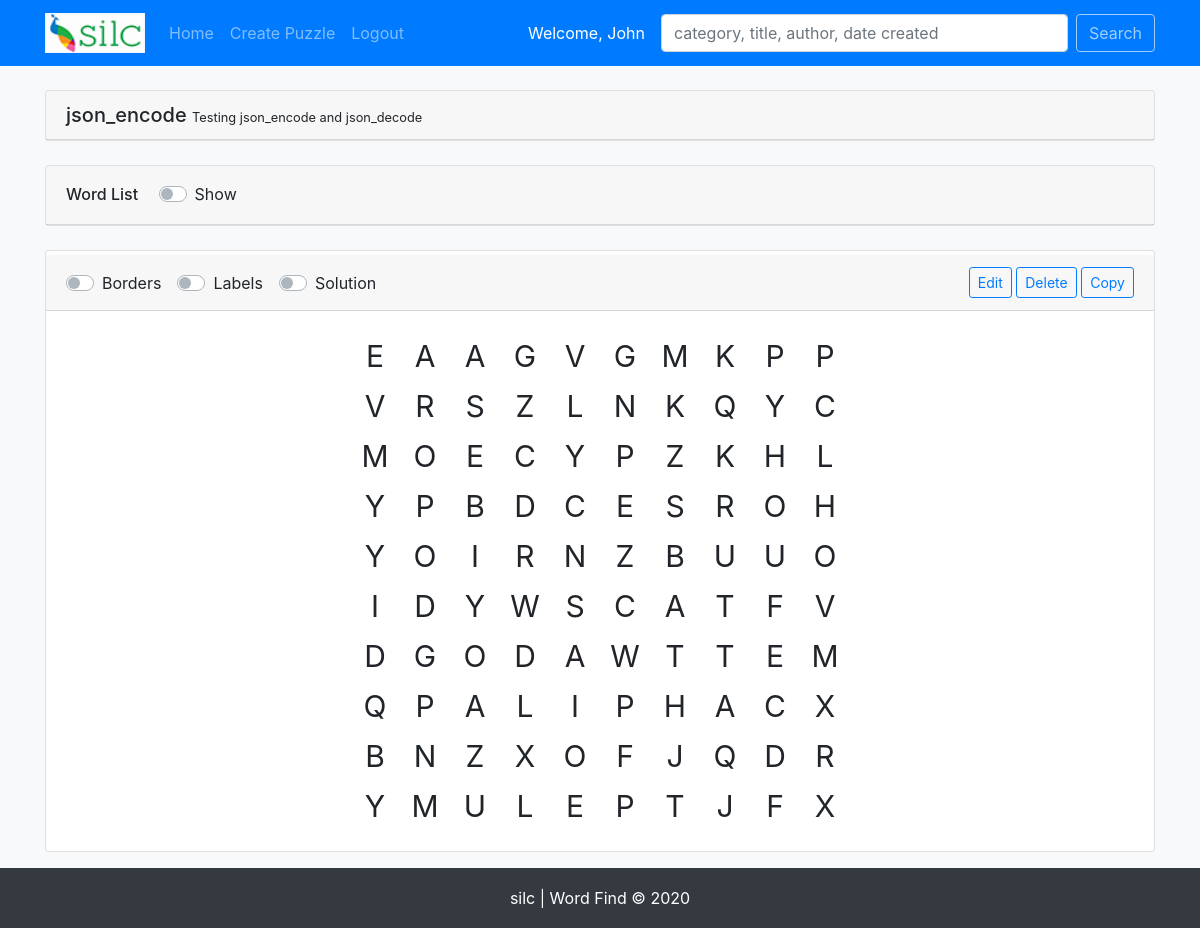
Before: /puzzle.php?puzzleId=137 (signed in) with the older database file.
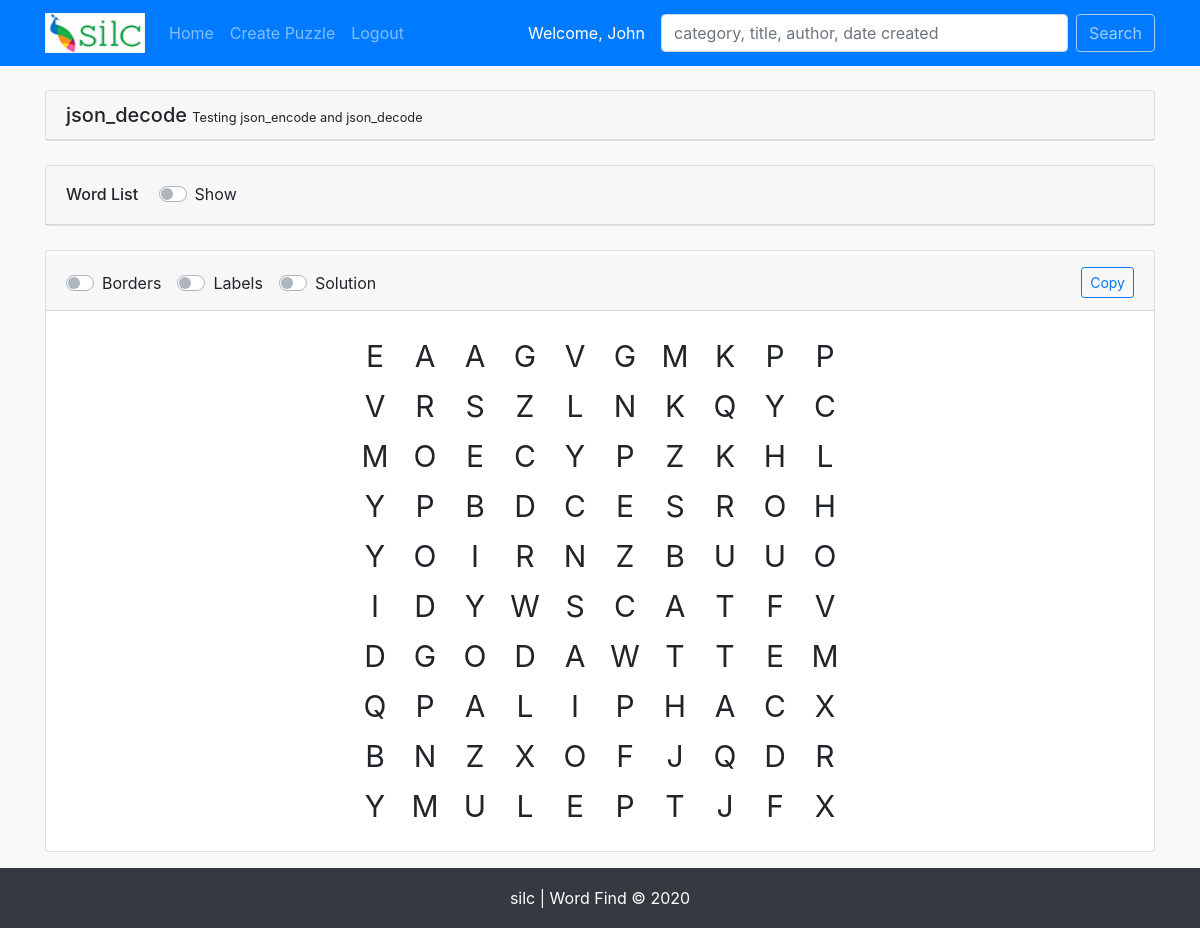
After: the same page with the newer database file.
### tables this page shows
CREATE TABLE `puzzles` (
  `puzzle_id` int(11) NOT NULL,
  `cat_id` varchar(255) NOT NULL,
  `title` varchar(255) NOT NULL,
  `description` varchar(255) NOT NULL,
  `user_id` int(11) NOT NULL,
  `created_on` timestamp NOT NULL DEFAULT current_timestamp(),
  `language` varchar(255) NOT NULL,
  `word_direction` varchar(255) NOT NULL,
  `height` int(11) NOT NULL DEFAULT 10,
  `width` int(11) NOT NULL DEFAULT 10,
  `share_chars` tinyint(1) NOT NULL DEFAULT 1,
  `filler_char_types` varchar(255) NOT NULL,
  `word_bank` longtext NOT NULL CHECK (json_valid(`word_bank`)),
  `board` longtext NOT NULL CHECK (json_valid(`board`)),
  `solution_directions` longtext NOT NULL CHECK (json_valid(`solution_directions`)),
  `answer_coordinates` longtext NOT NULL CHECK (json_valid(`answer_coordinates`))
);

### helpers/functions.php (the view, shortened to what this page needs)
<?php
    function getPuzzleById($pdo, $puzzleId){
        $sql = 'SELECT * FROM puzzles
                INNER JOIN categories
                ON categories.cat_id = puzzles.cat_id
                WHERE puzzle_id = :puzzle_id';
        $stmt = $pdo->prepare($sql);
        $stmt->execute(['puzzle_id' => $puzzleId]);
        return $stmt->fetchAll();
    }

### helpers/sessions.php (called while the page is built, shortened)
<?php
    function isLoggedIn(){
        if(isset($_SESSION['user_id'])){
            return true;
        } else {
            return false;
        }
    }
    function isAdmin(){
        if(isLoggedIn() && $_SESSION['role'] == 'admin'){
            return true;
        } else {
            return false;
        }
    }

### helpers/functions.php (the view, shortened to what this page needs)
<?php
    function getPuzzleById($pdo, $puzzleId){
        $sql = 'SELECT * FROM puzzles
                INNER JOIN categories
                ON categories.cat_id = puzzles.cat_id
                WHERE puzzle_id = :puzzle_id';
        $stmt = $pdo->prepare($sql);
        $stmt->execute(['puzzle_id' => $puzzleId]);
        return $stmt->fetchAll();
    }

### puzzle.php (shortened to what this page needs)
<?php
    include 'includes/header.php';
    $puzzleId = $_GET['puzzleId'];
    $puzzle = getPuzzleById($pdo, $puzzleId);
    foreach($puzzle as $puzzle){
        $data = [
            'puzzle'             => $puzzle,
            'title'              => $puzzle->title,
            'user_id'            => $puzzle->user_id,
            'description'        => $puzzle->description,
            'height'             => $puzzle->height,
            'width'              => $puzzle->width,
            'language'           => $puzzle->language,
            'word_bank'          => json_decode($puzzle->word_bank),
            'board'              => json_decode($puzzle->board),
            'answer_coordinates' => json_decode($puzzle->answer_coordinates),
            'solution_directions'=> json_decode($puzzle->solution_directions),
        ];
    }
?>
    <div class="card mt-4">
        <h5 class="card-header"><?php echo $data['title']; ?>
            <small><small><?php echo $data['description']; ?></small></small>
        </h5>
    </div>
    <form id="controls" action="" method="post">
        <div class="card mt-4">
            <div class=" card-header">
                <h6 class="custom-control-inline">Word List</h6>
                <div class="custom-control custom-switch custom-control-inline mt-1">
                    <label class="custom-control-label" for="toggleWordList">show</label>
                </div>
            </div>
        </div>
        <div class="card mt-4">
            <div class="card-header mt-1 d-flex justify-content-between">
                <div class="custom-control-inline">
                    <div class="custom-control custom-switch custom-control-inline mt-1">
                        <label class="custom-control-label" for="toggleBorders">Borders</label>
                    </div>
                    <div class="custom-control custom-switch custom-control-inline mt-1">
                        <label class="custom-control-label" for="toggleLabels">Labels</label>
                    </div>
                    <?php if(isLoggedIn()):?>
                    <div class="custom-control custom-switch custom-control-inline mt-1">
                        <label class="custom-control-label" for="toggleSolutionLines">Solution</label>
                    </div>
                    <?php endif; ?>
                </div>
                <div>
                    <?php if(isAdmin() || isset($_SESSION['user_id']) && $_SESSION['user_id'] == $data['user_id']): ?>
                        <a href="edit_puzzle.php?id=<?php echo $puzzleId; ?>"><button type="button" id="edit" name = "edit_puzzle" class="btn btn-outline-primary btn-sm">Edit</button></a>
                    <button type="submit" id="delete" name="delete_puzzle" class="btn btn-outline-primary btn-sm">Delete</button>
                    <?php endif; ?>
                    <button type="button" id="copyMe" class="btn btn-outline-primary btn-sm">Copy</button>
                </div>
            </div>
            <div id="puzzleContainer" class="card-body d-flex justify-content-center">
                <div class="col-auto">
                    <table id="puzzle">
                        <?php for($row = 0; $row < $data['height']; $row++): ?>
                            <tr>
                                <?php for($col = 0; $col < $data['width']; $col++): ?>
                                    <td id="<?php echo 'r' . $row . 'c' . $col; ?>"><?php echo $data['board'][$row][$col]; ?></td>
                                <?php endfor;   ?>
                            </tr>
                            <?php endfor;  ?>
                    </table>
                </div>
            </div>
        </div>
    </form>
<?php
    include('includes/footer.php');
?>

Changed rows visible on the page:
changed puzzles "Testing json_encode and json_decode": title "json_encode" → "json_decode"
Other visible differences:
text no longer shown: "Edit Delete"
